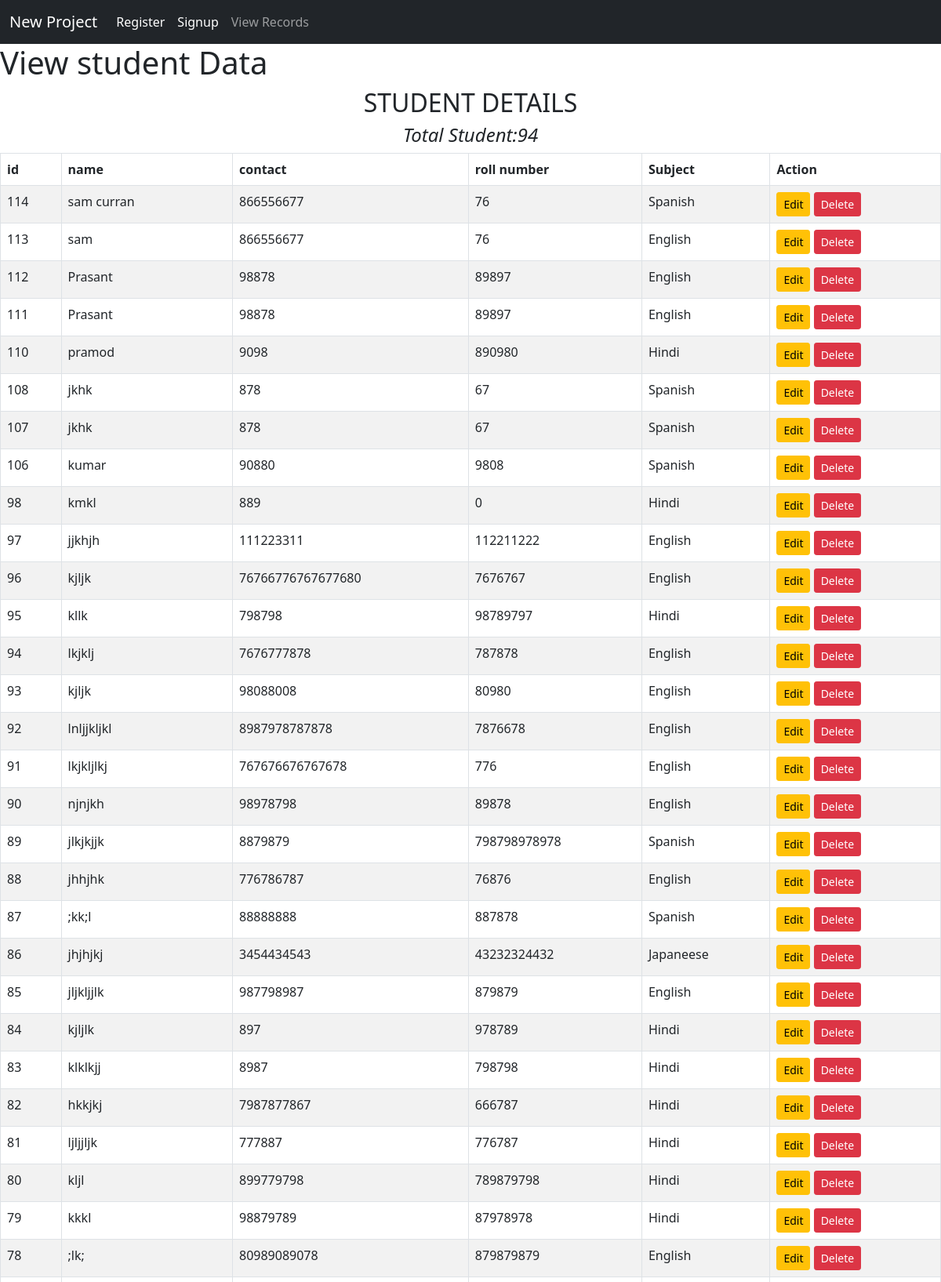
The page /update/ (upper part) on the database its author committed.
### myapp/models.py (models this page shows, shortened)
class signup_user(models.Model):
    name = models.CharField(max_length=100,blank=True)
    contact_no = models.IntegerField(unique=False,blank=True,null=True)
    roll_no = models.IntegerField(unique=False,blank=True,null=True)
    subject = models.CharField(max_length=200,blank=True)
    added_on = models.DateTimeField(auto_now_add=True,null=True,blank=True)
    class Meta:
        verbose_name_plural = "Contact Us"

### myapp/views.py (the view, shortened to what this page needs)
# urls.py: path('update/',views.update_data,name="update_data"),
def update_data(request):
    all_data = signup_user.objects.all().order_by("-id")
    return render (request,"viewdata.html",{"messages": all_data})

### templates/viewdata.html (shortened to what this page needs)
{% extends 'base.html' %}
{% load static %}
{% block myblock %}
<h1>View student Data</h1>
<div class="row">
        <div class="col-md-12">
            <h2 class="text-center">STUDENT DETAILS</h2>
            <h4 class="text-center"><em>Total Student:{{messages|length}}</em></h4>
            <table class="table table-bordered table-striped table-hover">
                <thead class="thead-dark">
                    <tr>
                         <th>id</th>
                         <th>name</th>
                         <th>contact</th>
                         <th>roll number</th>
                         <th>Subject</th>
                        <th>Action</th>
                    </tr>
                </thead>
            <tbody>
                {% for msg in messages %}
                <tr>
                    <td>{{msg.id}}</td>
                    <td>{{msg.name}}</td>
                    <td>{{msg.contact_no}}</td>
                    <td>{{msg.roll_no}}</td>
                    <td>{{msg.subject}}</td>
                    <td>
                        <input type="button" data-sid = "{{msg.id}}"   class="btn btn-warning btn-sm btn-edit" value="Edit" data-bs-toggle="modal" data-bs-target="#mymodal">
                        <input type="button" data-sid = "{{msg.id}}" class="btn btn-danger btn-sm btn-del" value="Delete">
                    </td>
                </tr>
                {% endfor %}
            </tbody>
            </table>
    </div>
</div>
{% endblock %}

### rows shown on the page
signup_user: id "114", name "sam curran", contact_no "866556677", roll_no "76", subject "Spanish"
signup_user: id "113", name "sam", contact_no "866556677", roll_no "76", subject "English"
signup_user: id "112", name "Prasant", contact_no "98878", roll_no "89897", subject "English"
signup_user: id "111", name "Prasant", contact_no "98878", roll_no "89897", subject "English"
signup_user: id "110", name "pramod", contact_no "9098", roll_no "890980", subject "Hindi"
signup_user: id "108", name "jkhk", contact_no "878", roll_no "67", subject "Spanish"
signup_user: id "107", name "jkhk", contact_no "878", roll_no "67", subject "Spanish"
signup_user: id "106", name "kumar", contact_no "90880", roll_no "9808", subject "Spanish"
signup_user: id "98", name "kmkl", contact_no "889", roll_no "0", subject "Hindi"
signup_user: id "97", name "jjkhjh", contact_no "111223311", roll_no "112211222", subject "English"
signup_user: id "96", name "kjljk", contact_no "76766776767677680", roll_no "7676767", subject "English"
signup_user: id "95", name "kllk", contact_no "798798", roll_no "98789797", subject "Hindi"
signup_user: id "94", name "lkjklj", contact_no "7676777878", roll_no "787878", subject "English"
signup_user: id "93", name "kjljk", contact_no "98088008", roll_no "80980", subject "English"
signup_user: id "92", name "lnljjkljkl", contact_no "8987978787878", roll_no "7876678", subject "English"
signup_user: id "91", name "lkjkljlkj", contact_no "767676676767678", roll_no "776", subject "English"
signup_user: id "90", name "njnjkh", contact_no "98978798", roll_no "89878", subject "English"
signup_user: id "89", name "jlkjkjjk", contact_no "8879879", roll_no "798798978978", subject "Spanish"
signup_user: id "88", name "jhhjhk", contact_no "776786787", roll_no "76876", subject "English"
signup_user: id "87", name ";kk;l", contact_no "88888888", roll_no "887878", subject "Spanish"
signup_user: id "86", name "jhjhjkj", contact_no "3454434543", roll_no "43232324432", subject "Japaneese"
signup_user: id "85", name "jljkljjlk", contact_no "987798987", roll_no "879879", subject "English"
signup_user: id "84", name "kjljlk", contact_no "897", roll_no "978789", subject "Hindi"
signup_user: id "83", name "klklkjj", contact_no "8987", roll_no "798798", subject "Hindi"
signup_user: id "82", name "hkkjkj", contact_no "7987877867", roll_no "666787", subject "Hindi"
signup_user: id "81", name "ljljjljk", contact_no "777887", roll_no "776787", subject "Hindi"
signup_user: id "80", name "kljl", contact_no "899779798", roll_no "789879798", subject "Hindi"
signup_user: id "79", name "kkkl", contact_no "98879789", roll_no "87978978", subject "Hindi"
signup_user: id "78", name ";lk;", contact_no "80989089078", roll_no "879879879", subject "English"

### other values the page prints
{{ messages|length }} "94"
